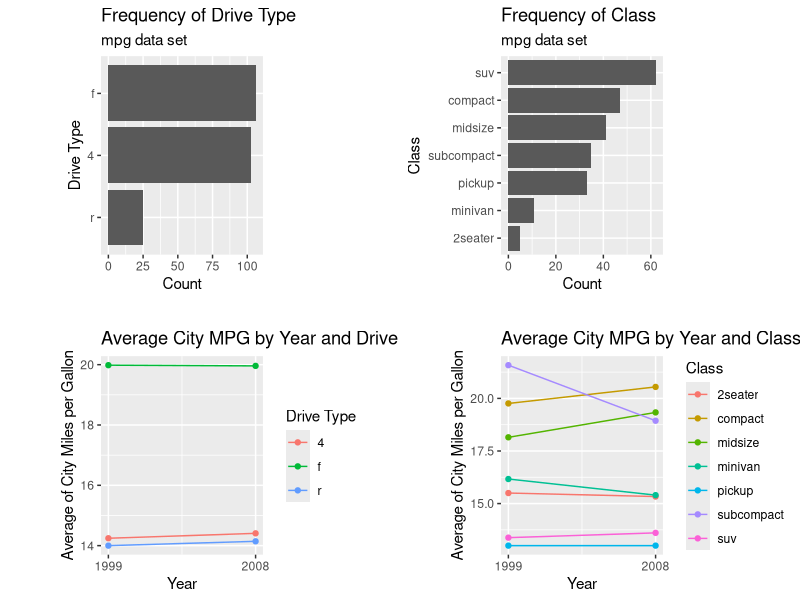
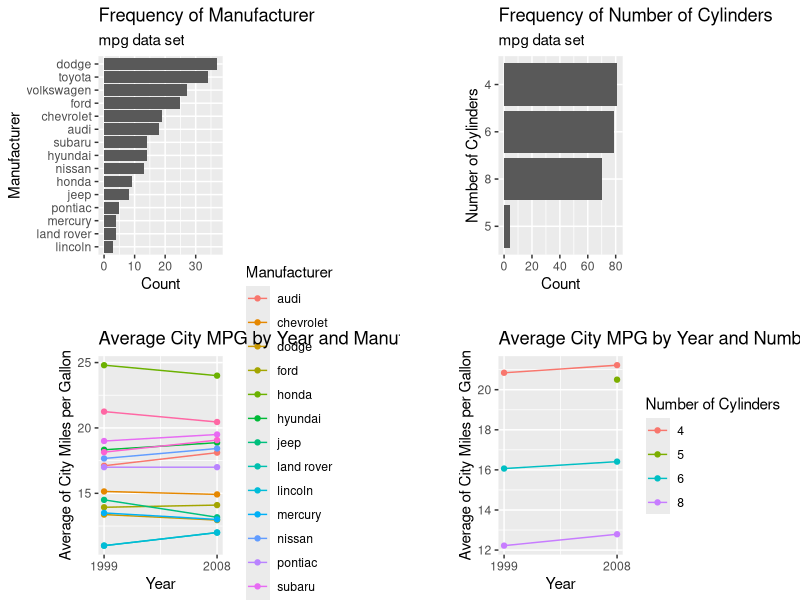
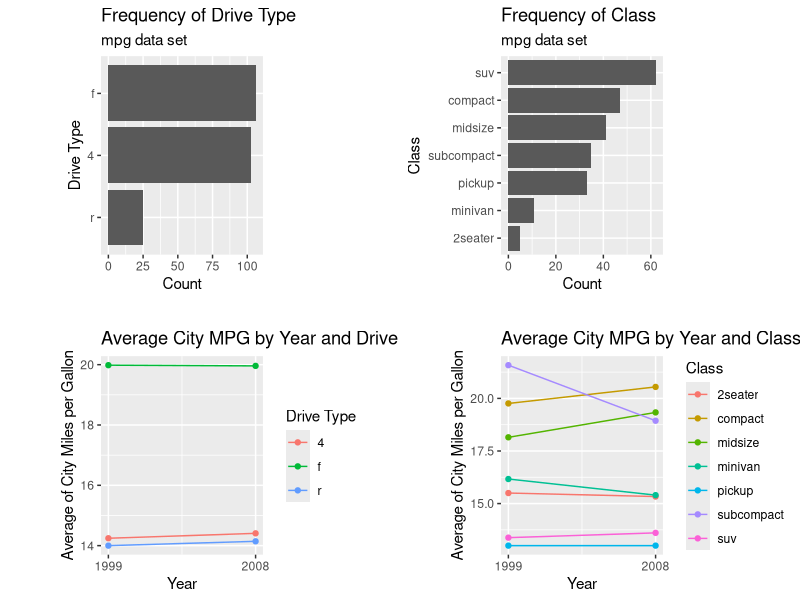
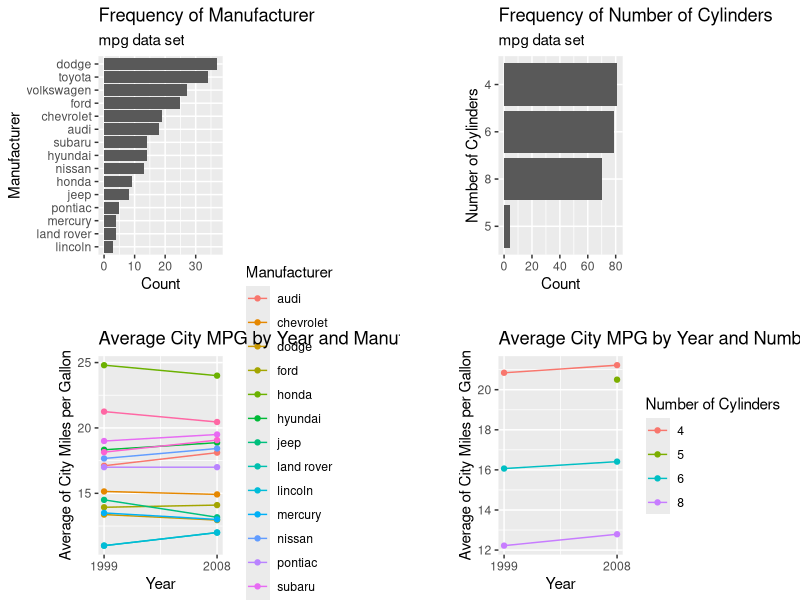
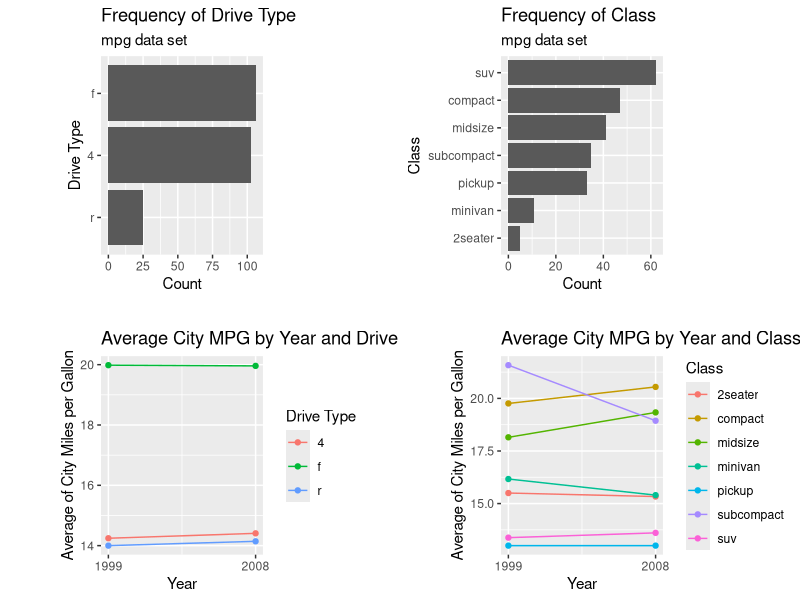
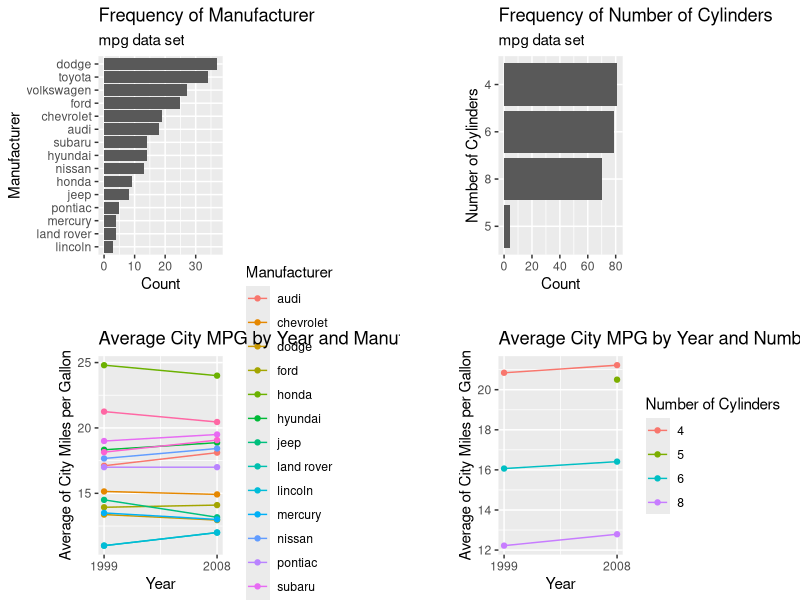

Write R code to recreate these figures, in order.
## ---- chunk 1
#load packages 
library(ggplot2)
library(dplyr)
library(glue) 
library(cowplot)
knitr::opts_chunk$set(fig.width = 12, fig.height = 6)
## ---- chunk 2
# A PLOTS 

optA1<- mpg %>% 
  count(drv) %>%
  mutate(ordered = reorder(drv, n)) %>% 
  arrange(ordered) %>% 
ggplot(., aes(x = n, y = ordered)) + 
  geom_col() + 
  labs( 
      title = "Frequency of Drive Type"
    , subtitle = "mpg data set"
    , y     = "Drive Type"
    , x     = "Count"
  )

optA2 <- mpg %>% 
  count(class) %>%
  mutate(ordered = reorder(class, n)) %>% 
  arrange(ordered) %>% 
ggplot(., aes(x = n, y = ordered)) + 
  geom_col() + 
  labs( 
      title = "Frequency of Class"
    , subtitle = "mpg data set"
    , y     = "Class"
    , x     = "Count"
  )

# B PLOTS 

optB1<-mpg %>% 
  group_by(year, drv) %>% 
  summarize(mean = mean(cty), .groups = "keep") %>%  
ggplot(., aes(x = year, y = mean, color = drv)) + 
  geom_line() +
  geom_point() + 
  scale_x_continuous(breaks = c(1999,2008)) + 
  scale_color_discrete(name = "Drive Type") + 
  labs( 
      title = "Average City MPG by Year and Drive Type"
    , y     = "Average of City Miles per Gallon"
    , x     = "Year"
  )

optB2<-  mpg %>% 
  group_by(year, class) %>%
  summarize(mean = mean(cty), .groups = "keep") %>%  
ggplot(., aes(x = year, y = mean, color = class)) + 
  geom_line() +
  geom_point() + 
  scale_x_continuous(breaks = c(1999,2008)) + 
  scale_color_discrete(name = "Class") + 
  labs( 
      title = "Average City MPG by Year and Class"
    , y     = "Average of City Miles per Gallon"
    , x     = "Year"
  )


plot_grid(optA1, optA2, optB1, optB2, align = "hv", axis = "tblr", ncol = 2)

## ---- chunk 3
optA3 <- mpg %>% 
  count(manufacturer) %>%
  mutate(ordered = reorder(manufacturer, n)) %>% 
  arrange(ordered) %>% 
ggplot(., aes(x = n, y = ordered)) + 
  geom_col() + 
  labs( 
      title = "Frequency of Manufacturer"
    , subtitle = "mpg data set"
    , y     = "Manufacturer"
    , x     = "Count"
  )

optA4 <- mpg %>% 
  count(cyl) %>%
  mutate(ordered = reorder(cyl, n)) %>% 
  arrange(ordered) %>% 
ggplot(., aes(x = n, y = ordered)) + 
  geom_col() + 
  labs( 
      title = "Frequency of Number of Cylinders"
    , subtitle = "mpg data set"
    , y     = "Number of Cylinders"
    , x     = "Count"
  )


optB3<-mpg %>% 
  group_by(year, manufacturer) %>% 
  summarize(mean = mean(cty), .groups = "keep") %>%  
ggplot(., aes(x = year, y = mean, color = manufacturer)) + 
  geom_line() +
  geom_point() + 
  scale_x_continuous(breaks = c(1999,2008)) + 
  scale_color_discrete(name = "Manufacturer") + 
  labs( 
      title = "Average City MPG by Year and Manufacturer"
    , y     = "Average of City Miles per Gallon"
    , x     = "Year"
  )

optB4<-mpg %>% 
  group_by(year, cyl) %>% 
  summarize(mean = mean(cty), .groups = "keep") %>%  
ggplot(., aes(x = year, y = mean, color = as.character(cyl))) + #make cyl character for discrete legend!
  geom_line() +
  geom_point() + 
  scale_x_continuous(breaks = c(1999,2008)) + 
  scale_color_discrete(name = "Number of Cylinders") + 
  labs( 
      title = "Average City MPG by Year and Number of Cylinders"
    , y     = "Average of City Miles per Gallon"
    , x     = "Year"
  )

plot_grid(optA3, optA4, optB3, optB4, align = "hv", axis = "tblr", ncol = 2)
## ---- chunk 4
# VAR NAMES DATA SET 
varnames <- tribble(
  ~var, ~name
  , "manufacturer", "Manufacturer"
  , "cyl"         , "Number of Cylinders"
  , "drv"         , "Drive Type"
  , "class"       , "Class"
)


## A Functions 

data_A <- function(VARst, DF = mpg, VARDF = varnames){
  
  VARname <- pull(filter(VARDF, var == all_of(VARst)), name)
  
  toPlot <- DF %>%
    rename(VAR = all_of(VARst)) %>% #set comment name for specific row 
    count(VAR) %>%
    mutate(VAR = reorder(VAR, n)) %>%
    arrange(VAR)
  
  OUT <- list(var = VARst, df = toPlot, name = VARname)
  return(OUT)
}

plot_A <- function(LIST){
  OUT <- LIST$df %>% 
  ggplot(., aes(x = n, y = VAR)) + 
  geom_col() + 
  labs( 
      title = glue("Frequency of {LIST$name}")
    , subtitle = "mpg data set"
    , y     = glue("{LIST$name}")
    , x     = "Count"
  )
  return(OUT)
}


## B Functions 

data_B <- function(VARst, DF = mpg, VARDF = varnames){
  
  VARname <- pull(filter(VARDF, var == all_of(VARst)), name)
  
  toPlot <- DF %>%
    rename(VAR = all_of(VARst)) %>% #set comment name for specific row 
    group_by(year, VAR) %>% 
    summarize(mean = mean(cty), .groups = "keep")
  
  OUT <- list(var = VARst, df = toPlot, name = VARname)
  return(OUT)
}

plot_B <- function(LIST){
  OUT <- LIST$df %>% 
    ggplot(., aes(x = year, y = mean, color = as.character(VAR))) + 
    geom_line() +
    geom_point() + 
    scale_x_continuous(breaks = c(1999,2008)) + 
    scale_color_discrete(name = glue("{LIST$name}")) + 
     labs( 
        title = glue("Average City MPG by Year and {LIST$name}")
      , y     = "Average of City Miles per Gallon"
      , x     = "Year"
    )
  return(OUT)
}


plot_grid(
    plot_A(data_A("drv"))
  , plot_A(data_A("class"))
  , plot_B(data_B("drv"))
  , plot_B(data_B("class"))
  , align = "hv", axis = "tblr", ncol = 2
)

## ---- chunk 5
plot_grid(
    plot_A(data_A("manufacturer"))
  , plot_A(data_A("cyl"))
  , plot_B(data_B("manufacturer"))
  , plot_B(data_B("cyl"))
  , align = "hv", axis = "tblr", ncol = 2
)
## ---- chunk 6

myfunc_AB <- function(VARst, PLOTOPT, DF = mpg){
  
  if (!toupper(PLOTOPT) %in% c("A", "B") ){
    warning("INCORRECT PLOT OPTION, MUST BE A (FREQUENCY ) OR B (CTY MPG AVERAGE BY YEAR)")
  } #check out the {typed} package for how to restrict input types and values https://github.com/moodymudskipper/typed
  
    VARDF <- tribble(
      ~var, ~name
      , "manufacturer", "Manufacturer"
      , "cyl"         , "Number of Cylinders"
      , "drv"         , "Drive Type"
      , "class"       , "Class"
    )
  
  VARname <- pull(filter(VARDF, var == all_of(VARst)), name)
  
  if (toupper(PLOTOPT) == "A"){
  
    OUT <-DF %>%
      rename(VAR = all_of(VARst)) %>% 
      count(VAR) %>%
      mutate(VAR = reorder(VAR, n)) %>%
      arrange(VAR) %>% 
    ggplot(., aes(x = n, y = VAR)) + 
      geom_col() + 
      labs( 
          title = glue("Frequency of {VARname}")
        , subtitle = "mpg data set"
        , y     = glue("{VARname}")
        , x     = "Count"
      )
  
  } else if (toupper(PLOTOPT) == "B"){
  
    OUT <- DF %>%
      rename(VAR = all_of(VARst)) %>% 
      group_by(year, VAR) %>% 
      summarize(mean = mean(cty), .groups = "keep") %>% 
    ggplot(., aes(x = year, y = mean, color = as.character(VAR))) + 
      geom_line() +
      geom_point() + 
      scale_x_continuous(breaks = c(1999,2008)) + 
      scale_color_discrete(name = glue("{VARname}")) + 
       labs( 
          title = glue("Average City MPG by Year and {VARname}")
        , y     = "Average of City Miles per Gallon"
        , x     = "Year"
      )
  
  } 
  
  return(OUT)
} #END myfunc_AB



plot_grid(
    myfunc_AB("drv"         , "A")
  , myfunc_AB("class"       , "A")
  , myfunc_AB("drv"         , "B")
  , myfunc_AB("class"       , "B")
  , align = "hv", axis = "tblr", ncol = 2
)

## ---- chunk 7
plot_grid(
    myfunc_AB("manufacturer", "A")
  , myfunc_AB("cyl"         , "A")
  , myfunc_AB("manufacturer", "B")
  , myfunc_AB("cyl"         , "B")
  , align = "hv", axis = "tblr", ncol = 2
)

